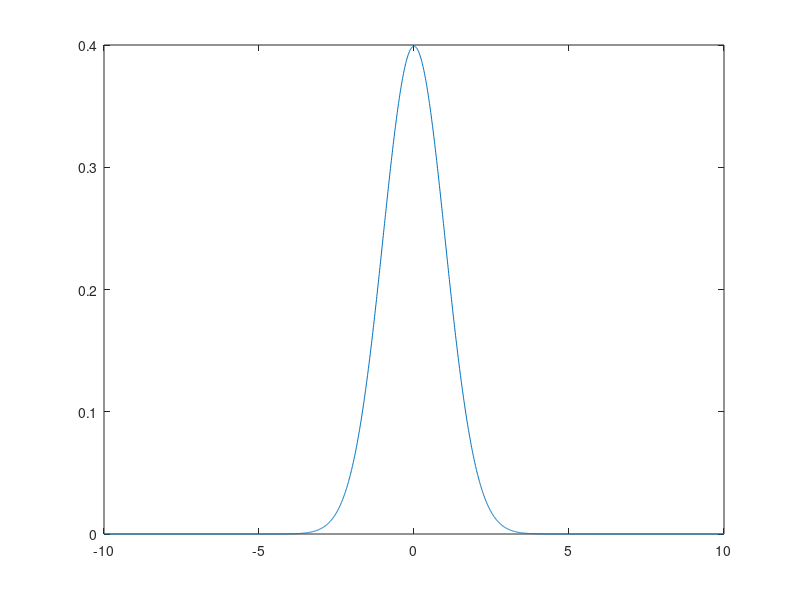
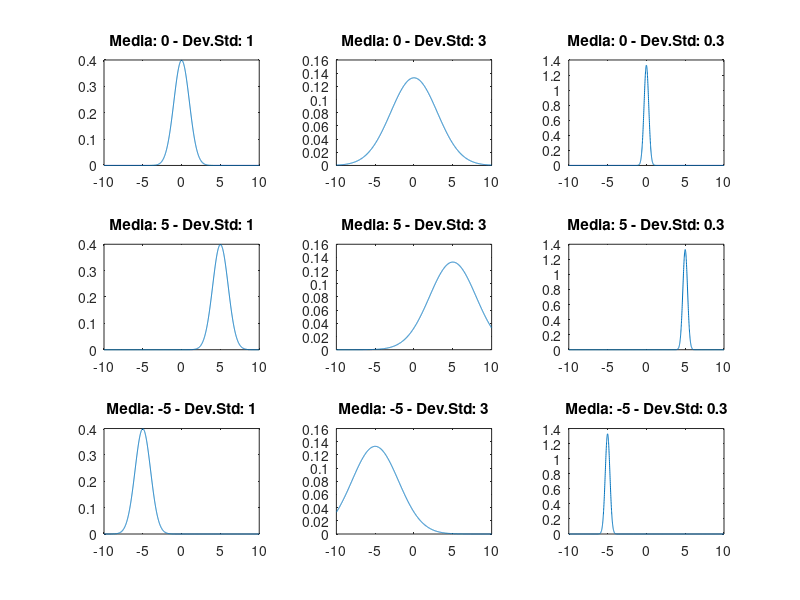
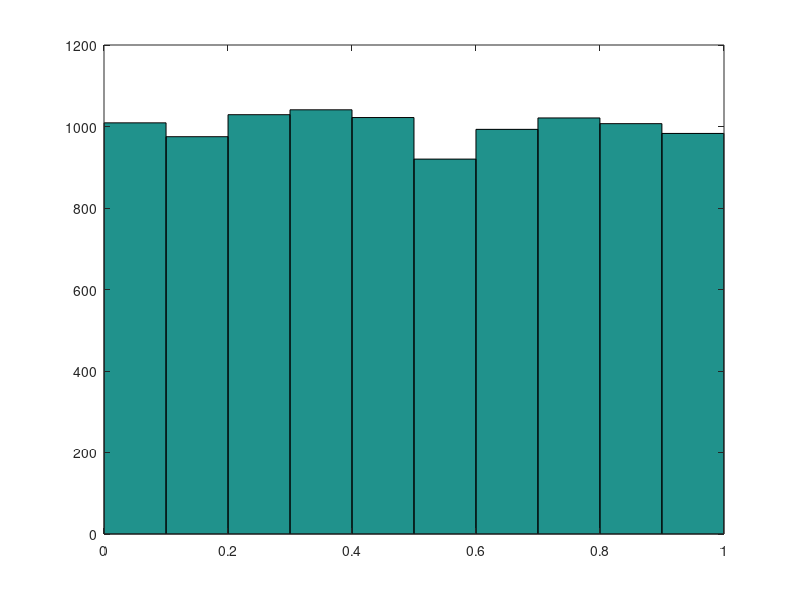

MATLAB code to generate these figures, in order: (Note: this script raises an error after producing the figures.)
% Variable Aleatoria
clear all
close all
%% P1
limit = 10;
step = 0.01;
x = -limit:step:limit;
mu0 = 0;
var0 = 1;
sigma0 =sqrt(var0);
y0 =  normpdf(x,mu0,sigma0);
figure()
plot(x,y0);

%% P2
mu = [0 5 -5];
sigma = [1 3 0.3];
figure()
l = 1;

for i = 1:length(mu)
    for j = 1:length(sigma)
        y = normpdf(x,mu(i),sigma(j));
        subplot(length(mu),length(sigma),l)     
        plot(x,y);
        title(['Media: ',num2str(mu(i)),' - Dev.Std: ',num2str(sigma(j))])
        l = l + 1;
        %%
    end
end

%% P3
figure()
N = 10000; % variando N cambia la convergencia a ser uniforme 
rv =(rand(1,N));
hist(rv);

[m,d,v] = stats(rv);
[m_an,d_an,v_an] = stats_analytic(0,1);
% mientras mas datos mas se acerca a las cantidades estadisticas esperadas
disp('-------P3-------')
stats_str = 'Media: %10.9f - Varianza: %10.9f - Desv.Std: %10.9f\n';
N_STR = 'N: %10.0f\n';
fprintf(N_STR,N);
disp('Resultados :')
fprintf(stats_str,m,v,d)
disp('Resultados Analiticos:')
fprintf(stats_str,m_an,v_an,d_an)

% P4
disp('-------P4-------')
mMAT = mean(rv);
dMAT = std(rv);
vMAT = var(rv);


% Diferencias 
error_m = abs(m - mMAT);
error_d = abs(d - dMAT);
error_v = abs(v - vMAT);

stats_str = 'Media: %10.9f - Varianza: %10.9f - Desv.Std: %10.9f\n';
error_str = 'E_Media: %10.9f - E_Varianza: %10.9f - E_Desv.Std: %10.9f\n';

fprintf(N_STR,N);
disp('Resultados Matlab:')
fprintf(stats_str,mMAT,vMAT,dMAT)
disp('Resultados:')
fprintf(stats_str,m,v,d)
disp('Errores:')

fprintf(error_str,error_m,error_v,error_d)

% Correcion con w = 1,de esta manera matlab normaliza sobre N en vez de N-1

disp('w=1')
mMAT1 = mean(rv);
dMAT1 = std(rv,1);
vMAT1 = var(rv,1);


% Diferencias 
error_m1 = abs(m - mMAT1);
error_d1 = abs(d - dMAT1);
error_v1 = abs(v - vMAT1);

stats_str = 'Media: %10.9f - Varianza: %10.9f - Desv.Std: %10.9f\n';
error_str = 'E_Media: %10.9f - E_Varianza: %10.9f - E_Desv.Std: %10.9f\n';

fprintf(N_STR,N);
disp('Resultados Matlab:')
fprintf(stats_str,mMAT1,vMAT1,dMAT1)
disp('Resultados:')
fprintf(stats_str,m,v,d)
disp('Errores:')

fprintf(error_str,error_m1,error_v1,error_d1)



%% P5

%% P5

channels = 8;
num = 10000;
rvMatrix = rand(channels,num);

% single channel
figure()
nbins = num /100;
histogram(rvMatrix(1,:));
title('Single channel uniform distribution');


y= sum(rvMatrix,1); % sobre los canales
figure
for i = 1:8
        subplot(5,2,i)
        plot(rvMatrix(i,:)); title(['Fila ', num2str(i), ' de la matriz'])
end

subplot(5,2,9)
plot(y); title('Suma de los vectores distribuidos uniformemente.')

figure()
subplot(2,1,1)
histfit(rvMatrix(1,:)); title('Histograma de la fila 1');
subplot(2,1,2)
histfit(y); title('Histograma de la suma de las variables aleatorias')

y_fit = mean(y) + std(y).*randn(1,num);
figure
histfit(y_fit);
title('Generated normal distribution from mean and std of the sum.')

% Si se cumple el teorema del limite central.

%%

function [media,dev,var] = stats(rv)
    media = sum(rv)/length(rv);
    var = sum(rv .* rv)/(length(rv))- media^2;
    dev = sqrt(var);
end

function [E] = E_unif(expr,a,b)
    syms x
    E = int((1/(b-a))*expr,x,[a b]);
end

function [me,de,va] = stats_analytic(a,b)
    syms x
    me = eval(E_unif(x,a,b));
    va = eval(E_unif(x*x,a,b))- me*me;
    de = sqrt(va);
end